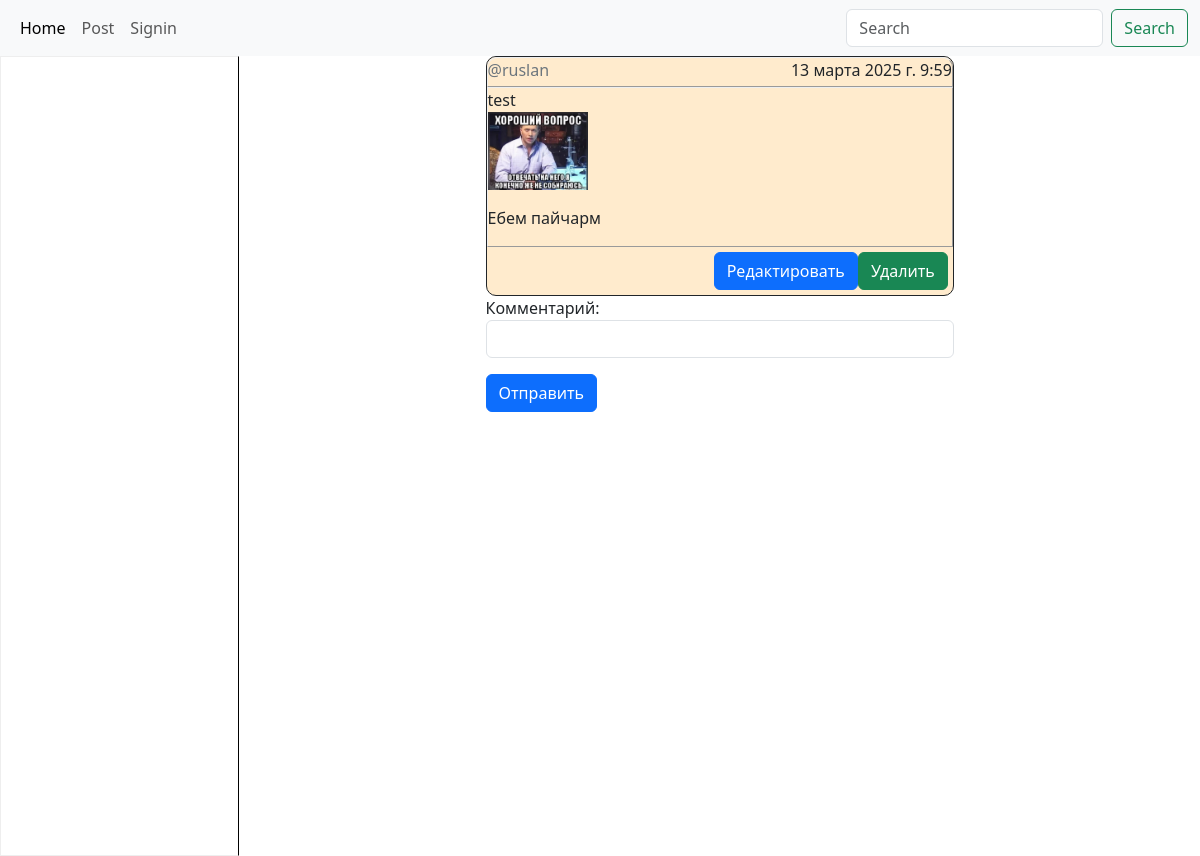
The app's page /post/18, older data.
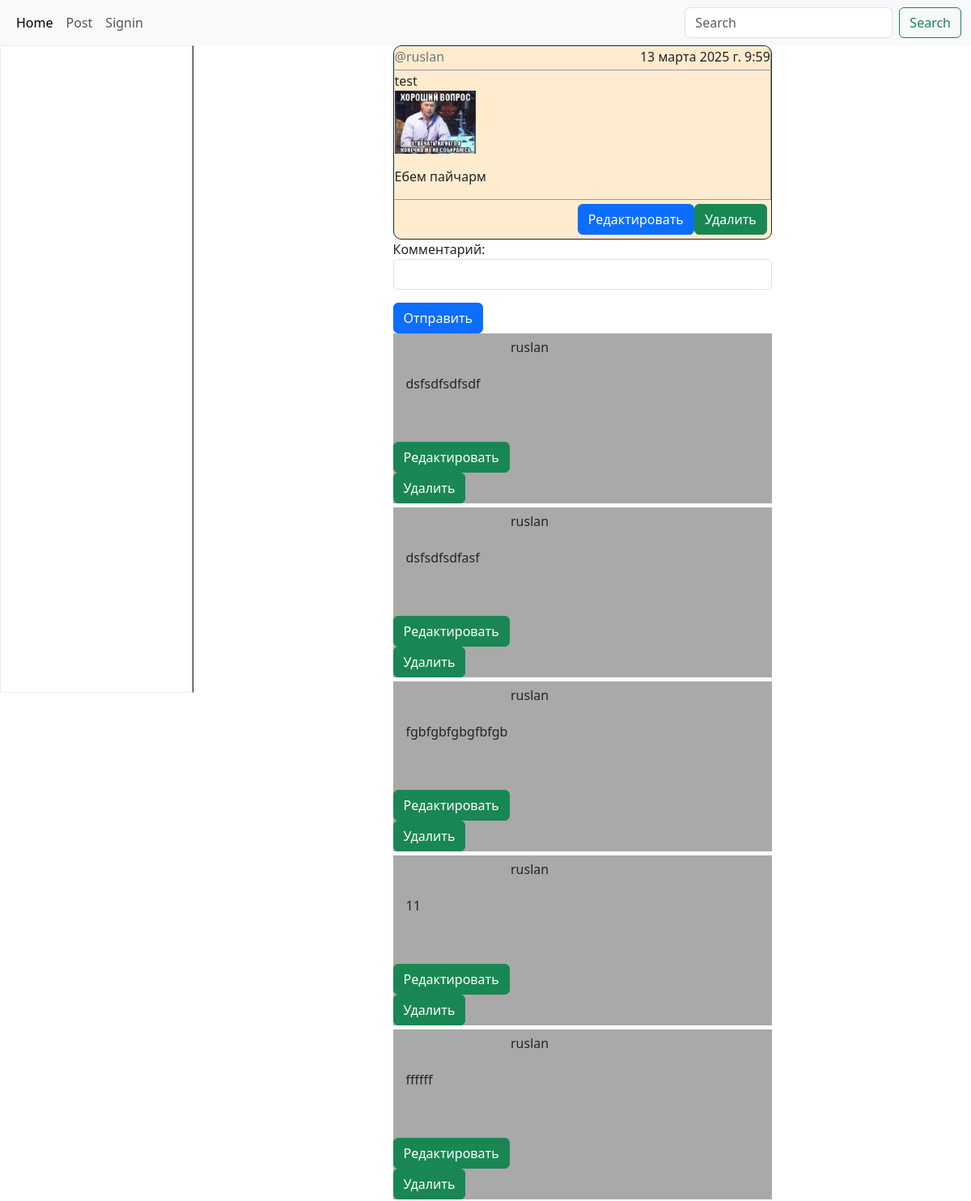
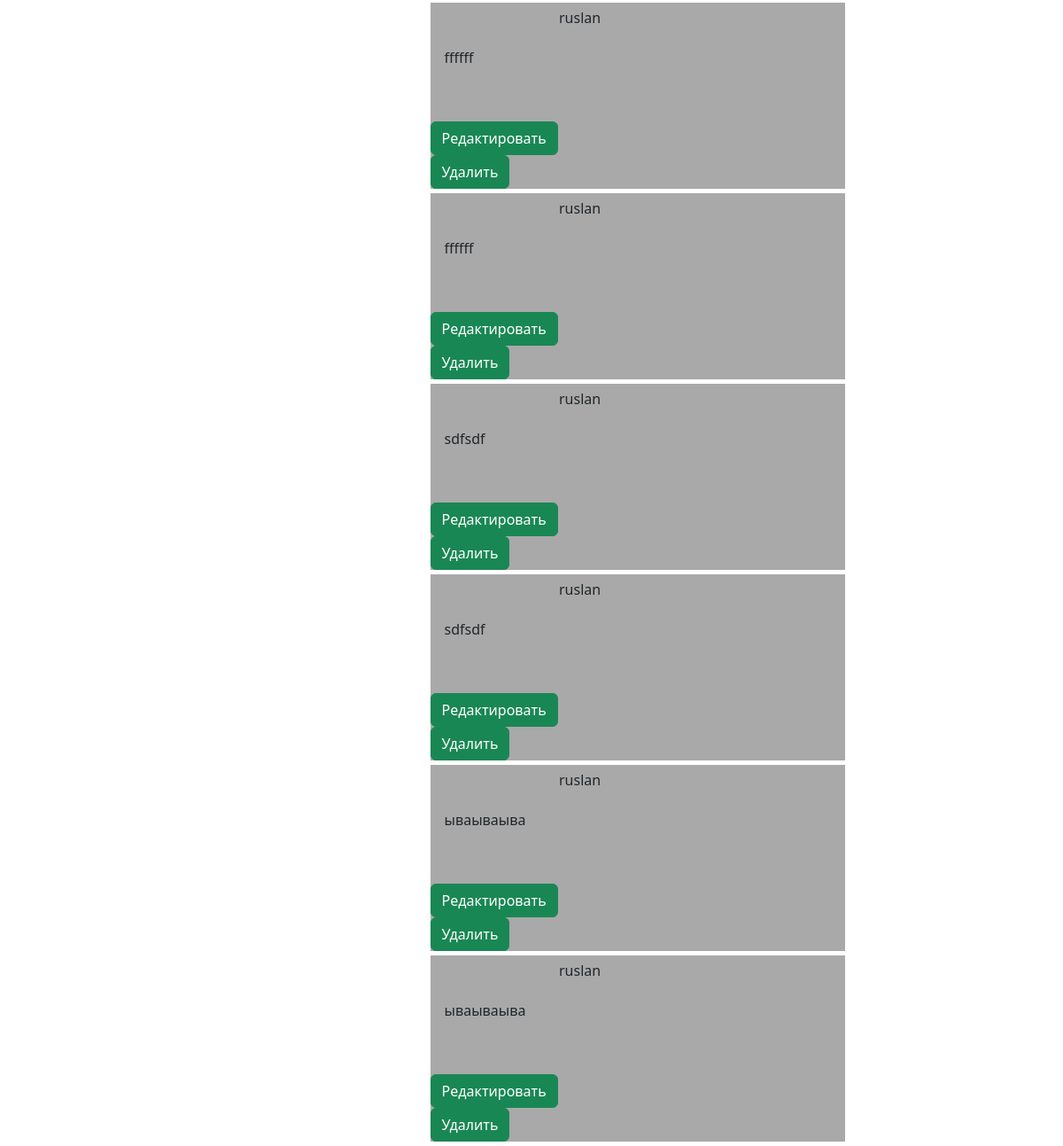
The same page, newer data (2 pictures, top to bottom).
### modules/post/models.py (models this page shows, shortened)
class Reaction(models.Model):
    user = models.ForeignKey(User,
                                on_delete=models.CASCADE)
    post_id = models.ForeignKey('Post',on_delete=models.CASCADE)
    text = models.TextField()
    validate = models.BooleanField(verbose_name='потвержденный отклик',
                                   default=False)

### modules/post/views.py (the view)
# urls.py: path('<int:pk>', SinglePost.as_view(), name='detail'),
class SinglePost(DetailView):
    model = Post
    template_name = 'detail-post.html'
    context_object_name = 'single'
    def get_context_data(self, **kwargs):
        context = super().get_context_data()
        form = ReactionForm()
        context['form'] = form
        reactions = Reaction.objects.filter(post_id=self.kwargs['pk'])
        context['reactions'] = reactions
        return context

### modules/post/forms.py
class ReactionForm(forms.ModelForm):
    text = forms.CharField(label='Комментарий', widget=forms.TextInput(
        attrs={'class': 'form-control'}
    ))
    class Meta:
        model = Reaction
        fields = ['text']

### modules/post/templates/detail-post.html (shortened to what this page needs)
{% extends 'base.html'%}
{% block content %}
<div class="detail-post-container">
    <div class="top">
        <a href="{% url 'profile' single.user.id%}">@{{single.user}}</a>
        {{ single.data_created }}
    </div>
    <div class="middle">
        {{ single.title}}
        {{single.content | safe}}
    </div>
    <div class="bottom">
        <div class="actions">
            <a href="{% url 'update' single.pk %}">
                <button class="btn btn-primary">Редактировать</button>
            </a>
            <form action="{% url 'post-delete' single.pk%}" method="post">
                <a href="">
                    <button class="btn btn-success">Удалить</button>
                </a>
            </form>
        </div>
    </div>
</div>
<div class="reaction">
    <form action="{% url 'reaction' %}" method="post">
        {{form.as_p}}
        <button type="submit" class="btn btn-primary">Отправить</button>
    </form>
</div>
<div class="container-reaction">
    {% for reaction in reactions %}
    <div class="comment-block">
        <div class="item-user">
            {{ reaction.user }}
        </div>
        <div class="item-text">
            {{reaction.text}}
        </div>
        <div>
            <a href="{% url 'update-reaction' reaction.id%}">
                <button class="btn btn-success">Редактировать</button></a>
            <form action="{% url 'reaction-delete' reaction.id %}" method="post">
                <button class="btn btn-success" type="submit">Удалить</button>
            </form>
        </div>
    </div>
    {% endfor %}
</div>
{% endblock %}

Row changes from the older to the newer data that the page shows:
added Reaction: user "ruslan", text "dsfsdfsdfsdf"
added Reaction: user "ruslan", text "dsfsdfsdfasf"
added Reaction: user "ruslan", text "fgbfgbfgbgfbfgb"
added Reaction: user "ruslan", text "11"
added Reaction: user "ruslan", text "ffffff"
added Reaction: user "ruslan", text "ffffff"
added Reaction: user "ruslan", text "ffffff"
added Reaction: user "ruslan", text "sdfsdf"
added Reaction: user "ruslan", text "sdfsdf"
added Reaction: user "ruslan", text "ываываыва"
added Reaction: user "ruslan", text "ываываыва"
